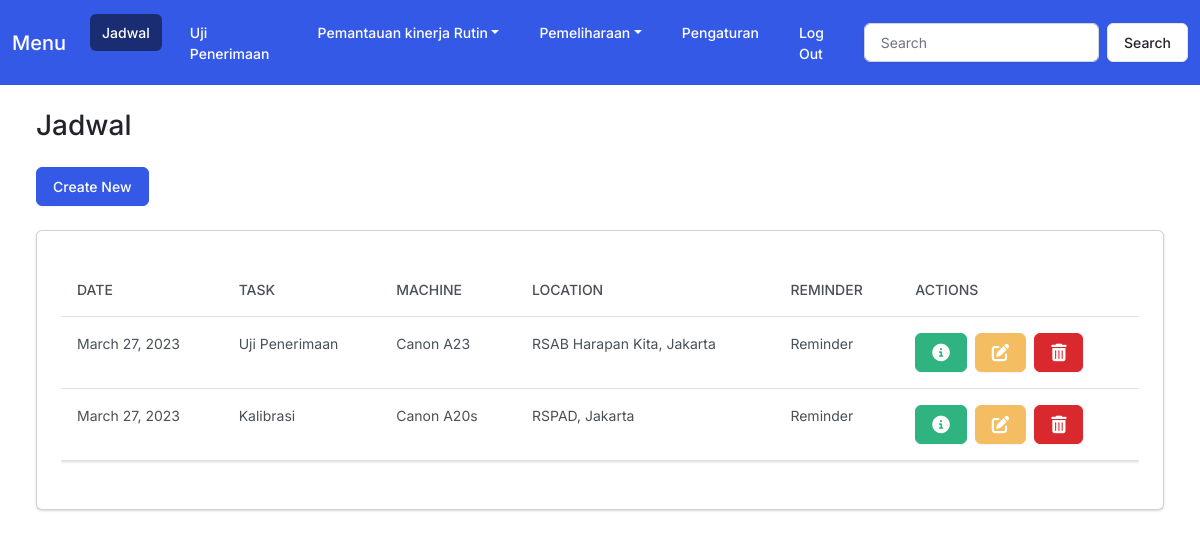
Page /home (signed in) on the committed database.
### myapp/models.py (models this page shows)
class Schedule(models.Model):
    user = models.ForeignKey(User, on_delete=models.CASCADE, null=True)
    task_date = models.DateField(null=True)
    task = models.CharField(max_length=150)
    machine = models.CharField(max_length=150)
    location = models.CharField(max_length=150)

### myapp/views.py (the view)
# urls.py: 2. Add a URL to urlpatterns:  path('', views.home, name='home')
@login_required
def home(request):
    schedule  = Schedule.objects.filter(user=request.user)
    return render(request, 'myapp/homepage.html', {
        'schedule': schedule
    })

### myapp/templates/myapp/homepage.html (shortened to what this page needs)
{% extends 'myapp/base.html' %}
{% block body %}
<h3 class="m-4">Jadwal</h3>
<div class="row">
    <div class="col-12">
        <a href="{% url 'add' %}" class="btn btn-primary ms-4 me-4 mb-4">Create New</a>
        {% if schedule %}
        <div class="card bg-secondary ms-4 me-4 mb-4">
            <div class="card-body">
                <p class="card-text">
                <div class="table-responsive">
                    <table class="table table-hover">
                        <thead>
                            <tr>
                                <th scope="col">Date</th>
                                <th scope="col">Task</th>
                                <th scope="col">Machine</th>
                                <th scope="col">Location</th>
                                <th scope="col">Reminder</th>
                                <th scope="col">Actions</th>
                            </tr>
                        </thead>
                        <tbody>
                            {% for schedule in schedule %}
                            <tr>
                                <td>{{schedule.task_date}}</td>
                                <td>{{schedule.task}}</td>
                                <td>{{schedule.machine}}</td>
                                <td>{{schedule.location}}</td>
                                <td>Reminder</td>
                                <td>
                                    <button type="button" class="btn btn-success me-1"
                                        href="{% url 'view_schedule' schedule.id %}" data-bs-toggle="modal"
                                        data-bs-target="#myModal{{schedule.id}}">
                                        </button>
                                    <a href="{% url 'edit' schedule.id %}" class="btn btn-warning me-1"></a>
                                    <button class="btn btn-danger" data-bs-toggle="modal"
                                        data-bs-target="#delete{{schedule.id}}"></button>
                                </td>
                            </tr>
                            {% endfor %}
                        </tbody>
                    </table>
                </div>
                </p>
            </div>
        </div>
        {% else %}
        <h5 class="alert alert-primary ms-4 me-4">Belum ada jadwal</h5>
        {% endif %}
    </div>
</div>
{% endblock %}

### rows in the picture
Schedule: task_date "March 27, 2023", task "Uji Penerimaan", machine "Canon A23", location "RSAB Harapan Kita, Jakarta"
Schedule: task_date "March 27, 2023", task "Kalibrasi", machine "Canon A20s", location "RSPAD, Jakarta"
